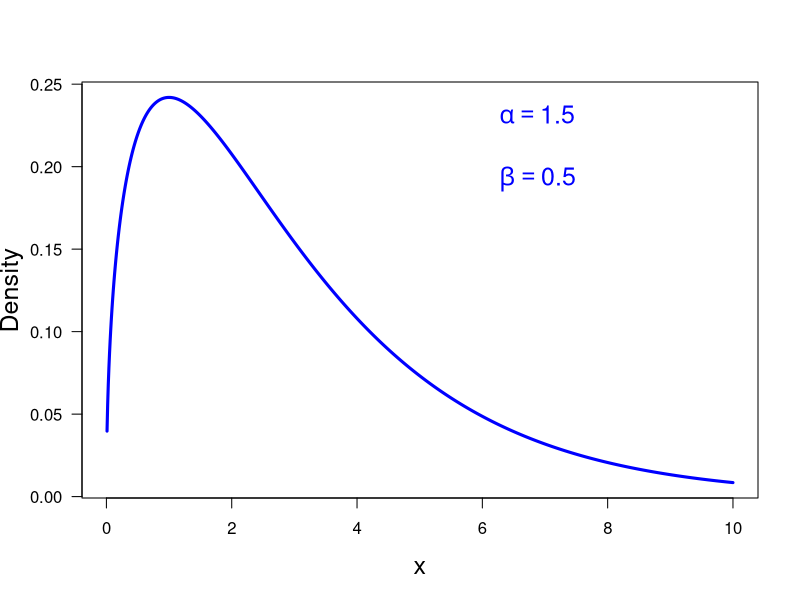

Source code (R):
print('file: GammaPDF.R')
x = seq(0.01,10,0.01)
# Shape-rate definition: Robert (2007): alpha, beta
alpha = 1.5; beta = 0.5;
y = dgamma(x,shape=alpha,rate=beta)
# png('GammaPDFscale220401.png',width=16,height=12,units='cm',res=300)
plot(x,y,type='l',lwd=3,col='blue',xlab='x',ylab='Density',las=1,cex.lab=1.5)
text(6,0.23,bquote(~alpha == .(alpha)),col='blue',pos=4,cex=1.5)
text(6,0.19,bquote(~beta == .(beta)),col='blue',pos=4,cex=1.5)
# dev.off()
